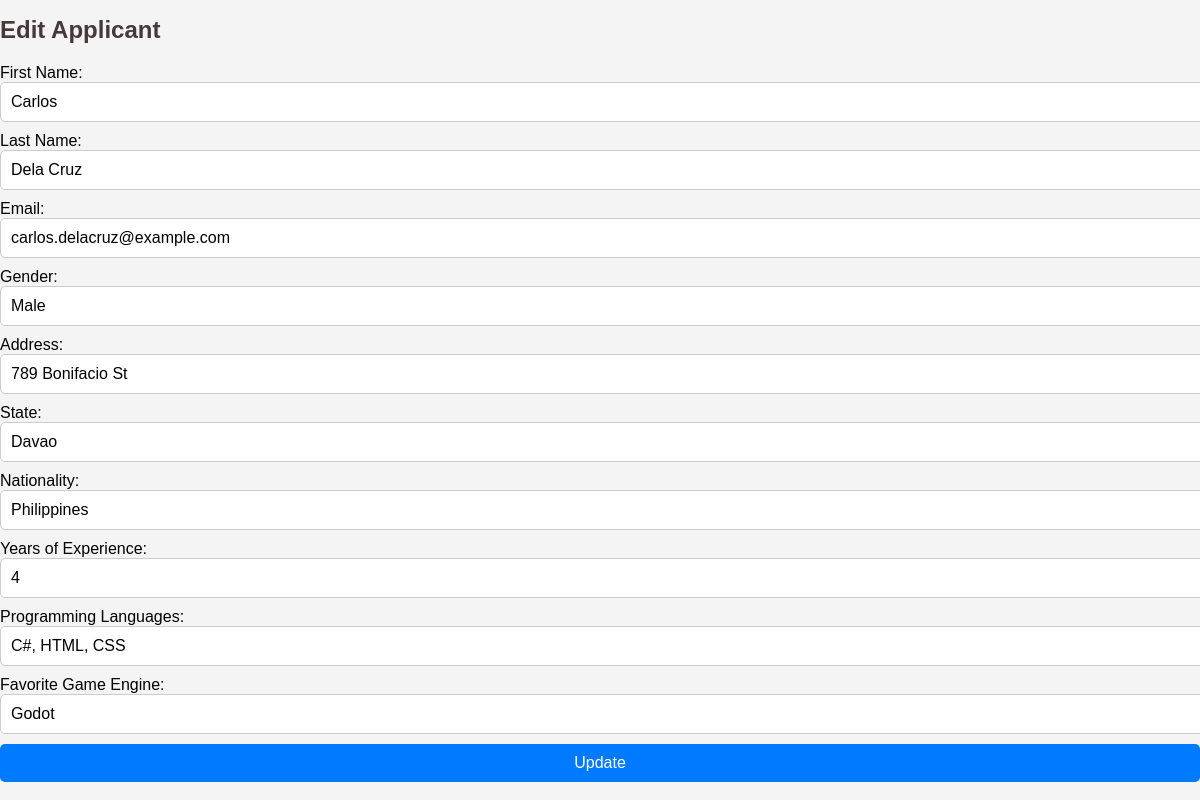
The page /edit.php?id=3 on the database its author committed.
### tables this page shows
CREATE TABLE game_developer_applicants (
    id INT AUTO_INCREMENT PRIMARY KEY,
    first_name VARCHAR(255),
    last_name VARCHAR(255),
    email VARCHAR(255),
    gender VARCHAR(50),
    address VARCHAR(255),
    state VARCHAR(100),
    nationality VARCHAR(100),
    years_of_experience INT,
    programming_languages VARCHAR(255),
    favorite_game_engine VARCHAR(255),
    date_added TIMESTAMP DEFAULT CURRENT_TIMESTAMP
);

### core/models.php (called while the page is built, shortened)
<?php
function getUserByID($pdo, $id) {
    $sql = "SELECT * FROM game_developer_applicants WHERE id = ?";
    $stmt = $pdo->prepare($sql);
    $executeQuery = $stmt->execute([$id]);
    if ($executeQuery) {
        $user = $stmt->fetch(PDO::FETCH_ASSOC);
        if ($user) {
            return [
                'message' => 'User found successfully.',
                'statusCode' => 200,
                'querySet' => $user
            ];
        } else {
            return [
                'message' => 'User not found.',
                'statusCode' => 400
            ];
        }
    }
    return [
        'message' => 'Error retrieving user.',
        'statusCode' => 400
    ];
}
?>

### edit.php (the view, shortened to what this page needs)
<?php
require_once 'core/dbConfig.php';
require_once 'core/models.php';
if (isset($_GET['id'])) {
    $getUserResponse = getUserByID($pdo, $_GET['id']);
    if ($getUserResponse['statusCode'] == 200) {
        $user = $getUserResponse['querySet'];
    } else {
        echo "<p>Error: " . htmlspecialchars($getUserResponse['message']) . "</p>";
        exit();
    }
}
?>
<!DOCTYPE html>
<html lang="en">
<head>
    <link rel="stylesheet" href="styles.css">
</head>
<body>
    <h1>Edit Applicant</h1>
    <form action="core/handleForms.php" method="POST">
        <label for="first_name">First Name:</label>
        <input type="text" id="first_name" name="first_name" value="<?php echo htmlspecialchars($user['first_name']); ?>" required><br>
        <label for="last_name">Last Name:</label>
        <input type="text" id="last_name" name="last_name" value="<?php echo htmlspecialchars($user['last_name']); ?>" required><br>
        <label for="email">Email:</label>
        <input type="email" id="email" name="email" value="<?php echo htmlspecialchars($user['email']); ?>" required><br>
        <label for="gender">Gender:</label>
        <input type="text" id="gender" name="gender" value="<?php echo htmlspecialchars($user['gender']); ?>" required><br>
        <label for="address">Address:</label>
        <input type="text" id="address" name="address" value="<?php echo htmlspecialchars($user['address']); ?>" required><br>
        <label for="state">State:</label>
        <input type="text" id="state" name="state" value="<?php echo htmlspecialchars($user['state']); ?>" required><br>
        <label for="nationality">Nationality:</label>
        <input type="text" id="nationality" name="nationality" value="<?php echo htmlspecialchars($user['nationality']); ?>" required><br>
        <label for="years_of_experience">Years of Experience:</label>
        <input type="text" id="years_of_experience" name="years_of_experience" value="<?php echo htmlspecialchars($user['years_of_experience']); ?>" required><br>
        <label for="programming_languages">Programming Languages:</label>
        <input type="text" id="programming_languages" name="programming_languages" value="<?php echo htmlspecialchars($user['programming_languages']); ?>" required><br>
        <label for="favorite_game_engine">Favorite Game Engine:</label>
        <input type="text" id="favorite_game_engine" name="favorite_game_engine" value="<?php echo htmlspecialchars($user['favorite_game_engine']); ?>" required><br>
        <input type="submit" name="editUserBtn" value="Update">
    </form>
</body>
</html>

### styles.css (style rules this page uses)
body { font-family: Arial, sans-serif; background-color: #f4f4f4; margin: 0; padding: 0; }
h1, h2 { color: #473939; }
h1 { font-size: 24px; margin-bottom: 20px; }
form { margin-top: 20px; }
input[type="text"], input[type="email"], input[type="submit"] { width: 100%; padding: 10px; margin-bottom: 10px; border-radius: 5px; border: 1px solid #ccc; font-size: 16px; }
input[type="submit"] { background-color: #007BFF; color: white; cursor: pointer; border: none; transition: background-color 0.3s ease; }

### rows shown on the page
game_developer_applicants: first_name "Carlos", last_name "Dela Cruz", email "carlos.delacruz@example.com", gender "Male", address "789 Bonifacio St", state "Davao", nationality "Philippines", years_of_experience "4", programming_languages "C#, HTML, CSS", favorite_game_engine "Godot"
